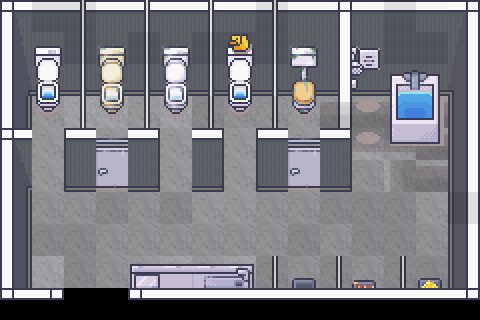

A level layout from a 2D game, rendered from its tile map. Below: a short description, then the map file with its tile-grid data intact:
An orthogonal 15x10 tile map with 32x32 px tiles, 1 tile layer (Tile Layer 2), 5 tilesets and 27 objects.

<map version="1.10" tiledversion="1.10.2" orientation="orthogonal" renderorder="right-down" width="15" height="10" tilewidth="32" tileheight="32" infinite="0" nextlayerid="9" nextobjectid="75">
 <tileset firstgid="1" source="../../TSX FILES/(LAYER1) GLE_CR.tsx" />
 <tileset firstgid="8285" source="LAYERS/(LAYER2) GLE_CR.tsx" />
 <tileset firstgid="8435" source="../../TSX FILES/ROOM_BUILDER.tsx" />
 <tileset firstgid="16719" source="../../TSX FILES/FULL_INTERIOR.tsx" />
 <tileset firstgid="33743" source="../../TSX FILES/GLE_CR2.tsx" />
 <layer id="2" name="Tile Layer 2" width="15" height="10">
  <data encoding="csv">
33743,33744,33745,33746,33747,33748,33749,33750,33751,33752,33753,33754,33755,33756,33757,
33758,33759,33760,33761,33762,33763,33764,33765,33766,33767,33768,33769,33770,33771,33772,
33773,33774,33775,33776,33777,33778,33779,33780,33781,33782,33783,33784,33785,33786,33787,
33788,33789,33790,33791,33792,33793,33794,33795,33796,33797,33798,33799,33800,33801,33802,
33803,33804,33805,33806,33807,33808,33809,33810,33811,33812,33813,33814,33815,33816,33817,
33818,33819,33820,33821,33822,33823,33824,33825,33826,33827,33828,33829,33830,33831,33832,
33833,33834,33835,33836,33837,33838,33839,33840,33841,33842,33843,33844,33845,33846,33847,
33848,33849,33850,33851,33852,33853,33854,33855,33856,33857,33858,33859,33860,33861,33862,
33863,33864,33865,33866,33867,33868,33869,33870,33871,33872,33873,33874,33875,33876,33877,
33878,33879,33880,33881,33882,33883,33884,33885,33886,33887,33888,33889,33890,33891,33892
</data>
 </layer>
 <objectgroup id="8" name="EXIT_LAYER">
  <object id="74" x="64.5" y="288.25" width="63.5" height="30.75">
   <properties>
    <property name="nextMap" value="GLE_HALLWAY" />
    <property name="playerDirection" value="right" />
    <property name="type" value="lastMap" />
   </properties>
  </object>
 </objectgroup>
 <objectgroup id="4" name="COLLISION_LAYER">
  <object id="1" x="0.5" y="289">
   <polygon points="0,0 -0.5,31 63.5,31 63.5,-1 -0.5,-1" />
  </object>
  <object id="2" x="128" y="288">
   <polygon points="0,0 0,32 352,32 352,0 0,0" />
  </object>
  <object id="3" x="32" y="0">
   <polygon points="0,0 0,288 -32,288 -32,0" />
  </object>
  <object id="4" x="32" y="0">
   <polygon points="0,0 0,96 448,96 448,0" />
  </object>
  <object id="5" x="448" y="96">
   <polygon points="0,0 0,192 32,192 32,0" />
  </object>
  <object id="6" x="79.875" y="96">
   <polygon points="0,0 0,64.125 6.125,64.25 6.375,-0.125" />
  </object>
  <object id="13" x="272" y="96">
   <polygon points="0,0 -0.25,64 6,64.125 6.25,-0.375" />
  </object>
  <object id="14" x="207.875" y="95.625">
   <polygon points="0,0 -0.125,64.625 6.125,64.625 6.125,-0.5" />
  </object>
  <object id="15" x="143.625" y="95.125">
   <polygon points="0,0 0.25,66.75 6.375,66.875 6.25,-2.125" />
  </object>
  <object id="16" x="36" y="94.875">
   <polygon points="0,0 0,8.875 7.875,16.75 16.125,16.75 23.625,8.375 25.25,-1.75" />
  </object>
  <object id="17" x="99.5" y="93.375">
   <polygon points="0,0 0.625,10.875 8.125,18 16.5,18.5 24.25,10.375 25,-1.5" />
  </object>
  <object id="18" x="164.125" y="90.875">
   <polygon points="0,0 -0.375,12.375 8,21.25 15.875,21.375 23.5,12.875 25.125,-1.25" />
  </object>
  <object id="19" x="227.75" y="90.375">
   <polygon points="0,0 -0.375,13.375 7.75,22.125 16.875,21.875 24.375,12.875 26,-1.625" />
  </object>
  <object id="20" x="291.75" y="89.5">
   <polygon points="0,0 -0.25,14.375 7.375,22.25 16.75,22.375 24.375,14 24.875,0.125" />
  </object>
  <object id="21" x="387" y="91.75">
   <polygon points="0,0 2.75,53.25 53,52.25 53.75,-0.75" />
  </object>
  <object id="22" x="130.333" y="287.333">
   <polygon points="0,0 -0.333333,-23.4583 123.542,-23.4583 123.542,1.16667" />
  </object>
  <object id="23" x="291.75" y="287.75">
   <polygon points="0,0 0,-9.75 23.75,-9.75 24.25,1.125" />
  </object>
  <object id="24" x="351.75" y="289.625">
   <polygon points="0,0 0.125,-10 24.5,-9.875 24.75,1.125" />
  </object>
  <object id="25" x="418.125" y="290">
   <polygon points="0,0 0,-12.375 24.125,-12.5 23.875,0" />
  </object>
  <object id="26" x="272" y="255.875">
   <polygon points="0,0 -0.375,33.625 6.25,33.625 6.375,0" />
  </object>
  <object id="27" x="335.75" y="255.375">
   <polygon points="0,0 0.375,35 6,35.125 6.125,-0.125" />
  </object>
  <object id="28" x="399.5" y="255.375">
   <polygon points="0,0 0.75,36.75 6.125,36.375 6.5,-0.5" />
  </object>
  <object id="32" x="338.5" y="95.75">
   <polygon points="0,0 0,64.25 13.5,64.25 13.5,0.25" />
  </object>
  <object id="71" x="64" y="128">
   <polygon points="0,0 -0.333333,64 96,63.6667 95.3333,-0.333333" />
  </object>
  <object id="72" x="192" y="128.667">
   <polygon points="0,0 0,63.6667 31.6667,63 31,-1" />
  </object>
  <object id="73" x="257.333" y="128.667">
   <polygon points="0,0 -1.66667,62.6667 94,63 93.6667,-1.33333" />
  </object>
 </objectgroup>
</map>
